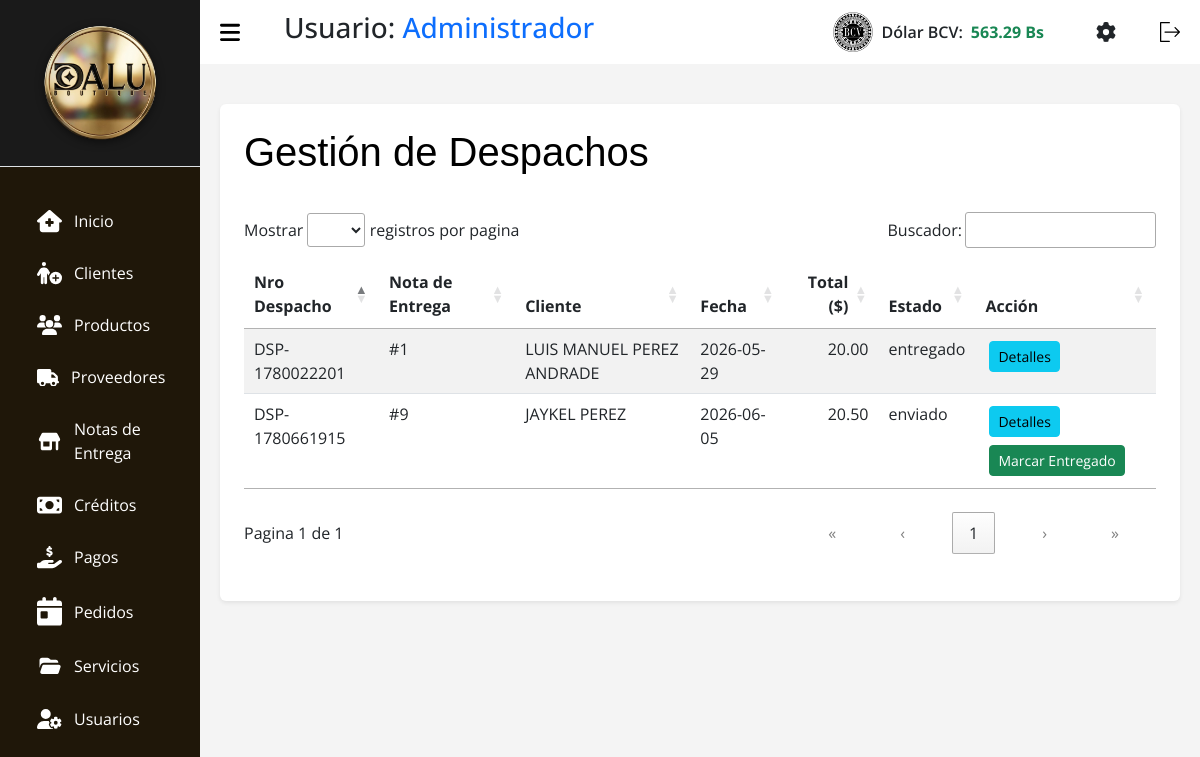
The app's page /index.php?c=Despacho (signed in), older data.
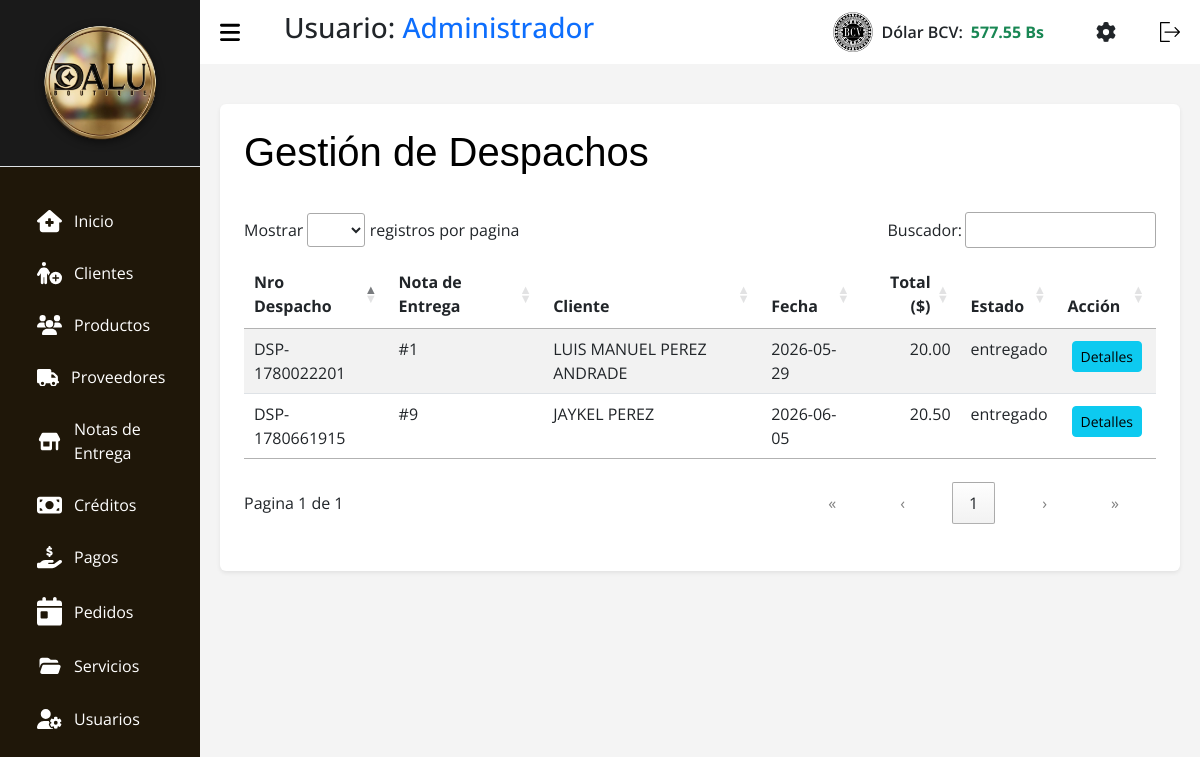
The same page, newer data.
### tables this page shows
CREATE TABLE `tasa` (
  `id` int(11) NOT NULL,
  `nombre` varchar(50) NOT NULL,
  `valor` decimal(10,2) NOT NULL,
  `fecha_actualizacion` datetime NOT NULL DEFAULT current_timestamp()
);

CREATE TABLE `despachos` (
  `id` int(11) NOT NULL,
  `id_nota_entrega` int(11) NOT NULL,
  `numero_despacho` varchar(50) NOT NULL,
  `fecha_despacho` date NOT NULL,
  `estado` enum('pendiente','enviado','entregado','cancelado') NOT NULL DEFAULT 'pendiente',
  `fecha_registro` timestamp NOT NULL DEFAULT current_timestamp()
);

CREATE TABLE `clientes` (
  `id` int(11) NOT NULL,
  `nombre` varchar(100) NOT NULL,
  `apellido` varchar(100) DEFAULT NULL,
  `correo` varchar(150) DEFAULT NULL,
  `cedula` varchar(150) NOT NULL,
  `telefono` varchar(20) DEFAULT NULL,
  `direccion` varchar(255) DEFAULT NULL,
  `palabra_secreta` varchar(256) DEFAULT NULL,
  `fecha_registro` timestamp NOT NULL DEFAULT current_timestamp(),
  `activo` tinyint(1) DEFAULT 1
);

CREATE TABLE `notas_entrega` (
  `id` int(11) NOT NULL,
  `id_cliente` int(11) NOT NULL,
  `fecha_pedido` datetime NOT NULL,
  `estado` enum('pendiente','confirmado','enviado','recibido','entregado','cancelado') NOT NULL DEFAULT 'pendiente',
  `tipo` enum('debito','credito') NOT NULL DEFAULT 'debito',
  `total` decimal(10,2) NOT NULL DEFAULT 0.00,
  `observaciones` text DEFAULT NULL,
  `fecha_registro` timestamp NOT NULL DEFAULT current_timestamp()
);

### src/Models/Tasa.php (called while the page is built, shortened)
<?php
class Tasa extends Conexion {
    public function getLatest($nombre = 'BCV') {
        try {
            $stmt = $this->prepare("SELECT * FROM tasa WHERE nombre = :nombre ORDER BY id DESC LIMIT 1");
            $stmt->bindParam(':nombre', $nombre, PDO::PARAM_STR);
            $stmt->execute();
            return $stmt->fetch(PDO::FETCH_ASSOC);
        } catch (PDOException $e) {
            return false;
        }
    }
}

### src/Models/Despachos.php (called while the page is built, shortened)
<?php
class Despachos extends Conexion {
    public function search() {
        $sql = "SELECT d.*, n.total, c.nombre as cliente_nombre, c.apellido as cliente_apellido, c.cedula as cliente_cedula
                FROM despachos d
                INNER JOIN notas_entrega n ON d.id_nota_entrega = n.id
                INNER JOIN clientes c ON n.id_cliente = c.id
                ORDER BY d.fecha_registro DESC";
        $stmt = $this->prepare($sql);
        $stmt->execute();
        return $stmt->fetchAll(PDO::FETCH_ASSOC);
    }
}

### src/Views/V_Despachos.php (the view, shortened to what the changed rows need)
<!DOCTYPE html>
<html lang="es">
<head>
    <link rel="stylesheet" href="assets/css/css.css">
    <link rel="stylesheet" href="assets/css/tabla.css">
    <link rel="stylesheet" href="assets/css/header.css">
    <link rel="stylesheet" href="assets/bootstrap.min.css">
    <link rel="stylesheet" href="assets/DataTablet/datatables.css">
</head>
<body>
    <?php require_once __DIR__ . "/../Views/layout/header.php"; ?>
    <?php
        $despachos = $despachos ?? [];
    ?>
    <main>
        <div class="container bg-white p-4 rounded shadow-sm mt-3">
            <div class="d-flex justify-content-between align-items-center mb-3">
                <h1 class="titulo text-black">Gestión de Despachos</h1>
            </div>
            <div class="table-responsive">
                <table id="tablaDespachos" class="table-DT table table-striped">
                    <thead>
                        <tr>
                            <th scope="col">Nro Despacho</th>
                            <th scope="col">Nota de Entrega</th>
                            <th scope="col">Cliente</th>
                            <th scope="col">Fecha</th>
                            <th scope="col">Total ($)</th>
                            <th scope="col">Estado</th>
                            <th scope="col">Acción</th>
                        </tr>
                    </thead>
                    <tbody>
                        <?php foreach ($despachos as $d): ?>
                            <tr>
                                <td><?php echo htmlspecialchars($d['numero_despacho']); ?></td>
                                <td>#<?php echo htmlspecialchars($d['id_nota_entrega']); ?></td>
                                <td><?php echo htmlspecialchars($d['cliente_nombre'] . ' ' . $d['cliente_apellido']); ?></td>
                                <td><?php echo htmlspecialchars($d['fecha_despacho']); ?></td>
                                <td><?php echo htmlspecialchars($d['total']); ?></td>
                                <td><?php echo htmlspecialchars($d['estado']); ?></td>
                                <td>
                                    <button type="button" class="btn btn-sm btn-info m-1 btn-ver-detalles" data-id="<?= $d['id'] ?>">Detalles</button>
                                    <?php if($d['estado'] === 'pendiente'): ?>
                                    <form action="?c=Despacho&accion=cambiarEstado" method="POST" class="d-inline">
                                        <input type="hidden" name="id" value="<?= $d['id'] ?>">
                                        <input type="hidden" name="estado" value="enviado">
                                        <button type="submit" class="btn btn-sm btn-warning m-1">Marcar Enviado</button>
                                    </form>
                                    <form action="?c=Despacho&accion=cambiarEstado" method="POST" class="d-inline">
                                        <input type="hidden" name="id" value="<?= $d['id'] ?>">
                                        <input type="hidden" name="estado" value="cancelado">
                                        <button type="submit" class="btn btn-sm btn-danger m-1" onclick="return confirm('¿Seguro que desea cancelar este despacho?')">Cancelar</button>
                                    </form>
                                    <?php elseif($d['estado'] === 'enviado'): ?>
                                    <form action="?c=Despacho&accion=cambiarEstado" method="POST" class="d-inline">
                                        <button type="submit" class="btn btn-sm btn-success m-1">Marcar Entregado</button>
                                    </form>
                                    <?php endif; ?>
                                </td>
                            </tr>
                        <?php endforeach; ?>
                    </tbody>
                </table>
            </div>
        </div>
    </main>
</body>
</html>

### src/Views/layout/header.php (shortened to what the changed rows need)
<?php
$tasaModel_header = new Tasa();
$tasaActual_header = $tasaModel_header->getLatest();
$tasaValor = $tasaActual_header ? number_format((float)$tasaActual_header['valor'], 2) : '0.00';
?>
<section id="sidebar">
  <div class="sidebar-heading border-bottom p-3" style="background-color: #1a1a1a; text-align: center;">
    <img src="assets/img/dalulisto.png" style="max-width: 80%; height: auto; filter: drop-shadow(0px 2px 4px rgba(0,0,0,0.5));" alt="Logo Dalu">
  </div>
  <ul class="side-menu">
    <li class="nav-item m-1 fs-6">
      <a class="nav-link active" aria-current="page" href="?c=Home">
        Inicio</a>
    </li>
    <li class="nav-item m-1 fs-6">
      <a class="nav-link" href="?c=Clientes">
        Clientes
      </a>
    </li>
    <li class="nav-item m-1 fs-6">
      <a class="nav-link" href="?c=Productos">
        Productos
      </a>
    </li>
    <li class="nav-item m-1 fs-6">
      <a class="nav-link" href="?c=Proveedores">
        Proveedores
      </a>
    </li>
    <li class="nav-item m-1 fs-6">
      <a class="nav-link" href="?c=Notas">
        Notas de
        <br>
        Entrega
      </a>
    </li>
    <li class="nav-item m-1 fs-6">
      <a class="nav-link" href="?c=Creditos">
        Créditos
      </a>
    </li>
    <li class="nav-item m-1 fs-6">
      <a class="nav-link" href="?c=Pagos">
        Pagos
      </a>
    <li class="nav-item m-1 fs-6">
      <a class="nav-link" href="?c=Pedidos">
        Pedidos
      </a>
    </li>
    <li class="nav-item m-1 fs-6">
      <a class="nav-link" href="?c=Servicios">
        Servicios
      </a>
    </li>
    <li class="nav-item  m-1 fs-6">
      <a class="nav-link" href="?c=Usuarios">
        Usuarios
      </a>
    </li>
  </ul>
</section>
<section id="content">
  <nav>
    <h3 class="ms-3">Usuario: <span class="text-primary"><?= htmlspecialchars($_SESSION['nombre']) ?></span></h3>
    <div class="d-flex align-items-center ms-auto me-4" id="bcvDiv" style="cursor:pointer;" data-bs-toggle="modal" data-bs-target="#modalTasa">
        <img class="img-bcv me-2" src="assets/img/bcv2.png" alt="BCV" width="40">
        <span class="text-dark fw-semibold me-2">Dólar BCV:</span>
        <span class="text-success fw-bold" id="Dolar_bcv"><?= htmlspecialchars($tasaValor) ?> Bs</span>
    </div>
    <a href="?c=Ajustes" class="me-3 text-dark" title="Ajustes y Configuración">
    </a>
    <form action="index.php?c=login&a=Logout" method="POST">
      <button type="submit" style="background: none; border: none; cursor: pointer;">
      </button>
    </form>
  </nav>

Row changes from the older to the newer data that the page shows:
changed tasa: valor "563.29" → "577.55"
changed despachos "DSP-1780661915": estado "enviado" → "entregado"; no longer shows "Marcar Entregado"
